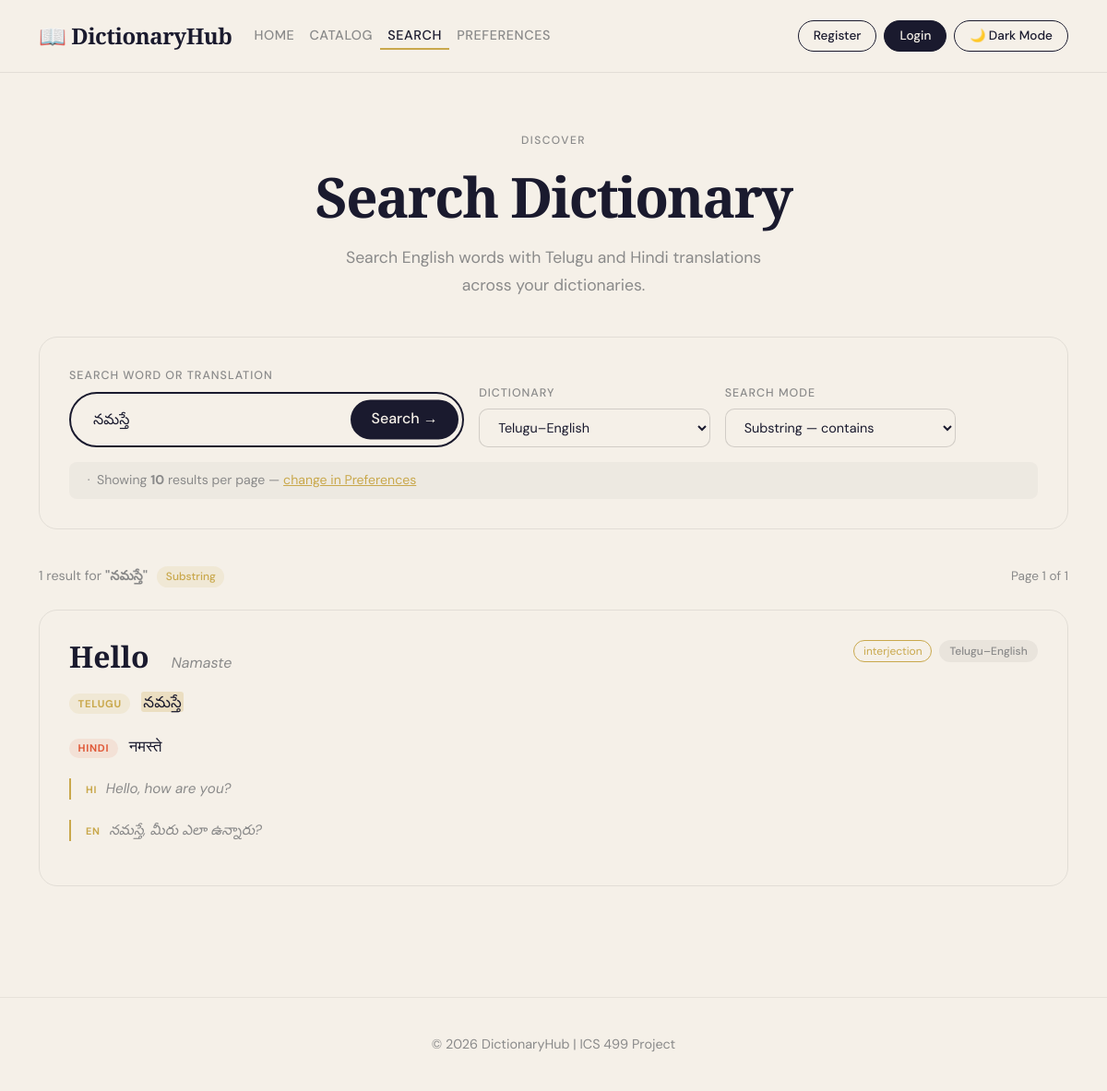
Page /index.php?page=search&q=నమస్తే&mode=substring on the committed database.
### tables this page shows
CREATE TABLE `dictionary_entries` (
  `id` int(10) UNSIGNED NOT NULL,
  `dictionary_id` int(10) UNSIGNED NOT NULL,
  `word` varchar(255) NOT NULL,
  `telugu` varchar(255) DEFAULT '',
  `hindi` varchar(255) DEFAULT '',
  `transliteration` varchar(255) DEFAULT '',
  `part_of_speech` varchar(100) DEFAULT '',
  `example_source` text DEFAULT '',
  `example_target` text DEFAULT '',
  `created_at` timestamp NOT NULL DEFAULT current_timestamp()
);

CREATE TABLE `dictionaries` (
  `id` int(10) UNSIGNED NOT NULL,
  `name` varchar(255) NOT NULL,
  `description` text DEFAULT NULL,
  `source_lang` varchar(50) NOT NULL DEFAULT 'Telugu',
  `target_lang` varchar(50) NOT NULL DEFAULT 'English',
  `created_by` int(10) UNSIGNED DEFAULT NULL,
  `created_at` timestamp NOT NULL DEFAULT current_timestamp()
);

### index.php (called while the page is built, shortened)
<?php
require_once 'includes/db.php';
require_once 'includes/preferences_helper.php';
$page    = isset($_GET['page']) ? $_GET['page'] : 'home';
?>
<?php include 'includes/header.php'; ?>
<?php include "pages/{$page}.php"; ?>
<?php include 'includes/footer.php'; ?>

### includes/preferences_helper.php (called while the page is built, shortened)
<?php
function get_preference($key, $db, $user_id = null) {
    $cookie_val = get_cookie_pref($key);
    return get_default_pref($key);
}
function get_cookie_pref($key) {
    switch ($key) {
        case 'theme':
            $val = $_COOKIE[COOKIE_THEME] ?? null;
            return ($val && in_array($val, VALID_THEMES)) ? $val : null;
        case 'results_per_page':
            $val = isset($_COOKIE[COOKIE_RESULTS]) ? intval($_COOKIE[COOKIE_RESULTS]) : null;
            return ($val && in_array($val, VALID_RESULTS)) ? $val : null;
        case 'default_dict':
            $val = isset($_COOKIE[COOKIE_DICT]) ? intval($_COOKIE[COOKIE_DICT]) : null;
            return ($val && $val > 0) ? $val : null;
    }
    return null;
}
function get_default_pref($key) {
    return match($key) {
        'theme'            => DEFAULT_THEME,
        'results_per_page' => DEFAULT_RESULTS,
        'default_dict'     => DEFAULT_DICT_ID,
        default            => null,
    };
}
function load_all_preferences($db, $user_id = null) {
    return [
        'theme'            => get_preference('theme',            $db, $user_id),
        'results_per_page' => get_preference('results_per_page', $db, $user_id),
        'default_dict'     => get_preference('default_dict',     $db, $user_id),
    ];
}

### pages/search.php (the view, shortened to what this page needs)
<?php
require_once __DIR__ . '/../includes/db.php';
require_once __DIR__ . '/../includes/preferences_helper.php';
$prefs = load_all_preferences($db, null);
$results_per_page = $prefs['results_per_page'];
$query       = trim($_GET['q']           ?? '');
$mode        = $_GET['mode']             ?? 'substring';
$dict_id     = $_GET['dictionary_id']   ?? $prefs['default_dict'];
$page        = max(1, intval($_GET['p'] ?? 1));
$offset      = ($page - 1) * $results_per_page;
$dictionaries = [];
$dict_result  = $db->query("SELECT id, name FROM dictionaries ORDER BY name ASC");
if ($dict_result) {
    while ($row = $dict_result->fetch_assoc()) {
        $dictionaries[] = $row;
    }
}
$results    = [];
$total      = 0;
$searched   = false;
if ($query !== '') {
    $searched = true;
    $pattern = match($mode) {
        'exact'     => $query,
        'prefix'    => $query . '%',
        'suffix'    => '%' . $query,
        'substring' => '%' . $query . '%',
        default     => '%' . $query . '%',
    };
    if ($dict_id === 'all' || $dict_id === '') {
        $where      = "(de.word LIKE ? OR de.telugu LIKE ? OR de.hindi LIKE ? OR de.transliteration LIKE ?)";
        $count_sql  = "SELECT COUNT(*) AS total
                       FROM dictionary_entries de
                       WHERE {$where}";
        $result_sql = "SELECT de.*, d.name AS dictionary_name
                       FROM dictionary_entries de
                       JOIN dictionaries d ON de.dictionary_id = d.id
                       WHERE {$where}
                       ORDER BY de.word ASC
                       LIMIT ? OFFSET ?";
        $count_stmt = $db->prepare($count_sql);
        $count_stmt->bind_param('ssss', $pattern, $pattern, $pattern, $pattern);
        $count_stmt->execute();
        $total = $count_stmt->get_result()->fetch_assoc()['total'];
        $count_stmt->close();
        $limit = $results_per_page;
        $stmt  = $db->prepare($result_sql);
        $stmt->bind_param('ssssii', $pattern, $pattern, $pattern, $pattern, $limit, $offset);
    } else {
        $dict_id_int = intval($dict_id);
        $where       = "(de.word LIKE ? OR de.telugu LIKE ? OR de.hindi LIKE ? OR de.transliteration LIKE ?) AND de.dictionary_id = ?";
        $count_sql   = "SELECT COUNT(*) AS total
                        FROM dictionary_entries de
                        WHERE {$where}";
        $result_sql  = "SELECT de.*, d.name AS dictionary_name
                        FROM dictionary_entries de
                        JOIN dictionaries d ON de.dictionary_id = d.id
                        WHERE {$where}
                        ORDER BY de.word ASC
                        LIMIT ? OFFSET ?";
        $count_stmt = $db->prepare($count_sql);
        $count_stmt->bind_param('ssssi', $pattern, $pattern, $pattern, $pattern, $dict_id_int);
        $count_stmt->execute();
        $total = $count_stmt->get_result()->fetch_assoc()['total'];
        $limit = $results_per_page;
        $stmt  = $db->prepare($result_sql);
        $stmt->bind_param('ssssiii', $pattern, $pattern, $pattern, $pattern, $dict_id_int, $limit, $offset);
    }
    $stmt->execute();
    $result  = $stmt->get_result();
    while ($row = $result->fetch_assoc()) {
        $results[] = $row;
    }
    $total_pages = ceil($total / $results_per_page);
}
function highlight($text, $query) {
    $escaped = preg_quote($query, '/');
    $safe    = htmlspecialchars($text);
    return preg_replace('/(' . $escaped . ')/iu', '<mark>$1</mark>', $safe);
}
?>
<section class="search-page-section">
  <div class="container">
    <div class="page-header">
      <div class="section-label">Discover</div>
      <h1 class="page-title">Search Dictionary</h1>
      <p class="page-subtitle">Search English words with Telugu and Hindi translations across your dictionaries.</p>
    </div>
    <div class="search-form-card">
      <form method="GET" action="index.php">
        <div class="row g-3 align-items-end">
          <div class="col-12 col-md-5">
            <label class="search-form-label">Search Word or Translation</label>
            <div class="search-wrap" style="max-width:100%;">
              <input
                type="text"
                name="q"
                value="<?php echo htmlspecialchars($query); ?>"
                placeholder='e.g. पानी or "water"'
                autocomplete="off"
              >
              <button type="submit">Search →</button>
            </div>
          </div>
          <div class="col-12 col-md-3">
            <label class="search-form-label">Dictionary</label>
            <select name="dictionary_id" class="pref-select w-100">
              <?php foreach ($dictionaries as $d): ?>
                <option value="<?php echo $d['id']; ?>" <?php echo $dict_id == $d['id'] ? 'selected' : ''; ?>>
                  <?php echo htmlspecialchars($d['name']); ?>
                </option>
              <?php endforeach; ?>
            </select>
          </div>
          <div class="col-12 col-md-3">
            <label class="search-form-label">Search Mode</label>
            <select name="mode" class="pref-select w-100">
              <option value="substring" <?php echo $mode === 'substring' ? 'selected' : ''; ?>>Substring — contains</option>
            </select>
          </div>
        </div>
        <div class="mode-hint">
          &nbsp;·&nbsp; Showing <strong><?php echo $results_per_page; ?></strong> results per page
          — <a href="index.php?page=preferences" style="color:var(--gold);">change in Preferences</a>
        </div>
      </form>
    </div>
    <?php if ($searched): ?>
      <?php if (count($results) === 0): ?>
        <div class="no-results">
          <div class="no-results-icon">🔍</div>
          <h3>No results for "<?php echo htmlspecialchars($query); ?>"</h3>
          <p>Try a different search mode or check your spelling.</p>
          <div class="suggestion-tags mt-3">
            <?php foreach (['substring','prefix','suffix','exact'] as $m): ?>
              <?php if ($m !== $mode): ?>
                <a href="<?php echo page_url($page, $query, $m, $dict_id); ?>" class="suggestion-tag">
                  Try <?php echo $m; ?> instead
                </a>
              <?php endif; ?>
            <?php endforeach; ?>
          </div>
        </div>
      <?php else: ?>
        <div class="results-meta">
          <span class="results-count">
            <?php echo number_format($total); ?> result<?php echo $total !== 1 ? 's' : ''; ?>
            for <strong>"<?php echo htmlspecialchars($query); ?>"</strong>
            <span class="results-mode-badge"><?php echo $mode; ?></span>
          </span>
          <span class="results-page-info">
            Page <?php echo $page; ?> of <?php echo $total_pages; ?>
          </span>
        </div>
        <div class="results-list">
          <?php foreach ($results as $entry): ?>
            <div class="result-card">
              <div class="result-card-header">
                <div class="result-left">
                  <span class="result-word">
                    <?php echo highlight($entry['word'], $query); ?>
                  </span>
                  <?php if (!empty($entry['transliteration'])): ?>
                    <span class="result-phonetic">
                      <?php echo highlight($entry['transliteration'], $query); ?>
                    </span>
                  <?php endif; ?>
                </div>
                <div class="result-right">
                  <?php if (!empty($entry['part_of_speech'])): ?>
                    <span class="word-card-pos"><?php echo htmlspecialchars($entry['part_of_speech']); ?></span>
                  <?php endif; ?>
                  <span class="result-dict-badge"><?php echo htmlspecialchars($entry['dictionary_name']); ?></span>
                </div>
              </div>
              <?php if (!empty($entry['telugu'])): ?>
                <div class="result-translation-row">
                  <span class="translation-lang-badge telugu-badge">Telugu</span>
                  <span class="result-definition"><?php echo highlight($entry['telugu'], $query); ?></span>
                </div>
              <?php endif; ?>
              <?php if (!empty($entry['hindi'])): ?>
                <div class="result-translation-row">
                  <span class="translation-lang-badge hindi-badge">Hindi</span>
                  <span class="result-definition"><?php echo highlight($entry['hindi'], $query); ?></span>
                </div>
              <?php endif; ?>
              <?php if (!empty($entry['example_source'])): ?>
                <div class="result-examples">
                  <p class="result-example">
                    <span class="example-lang">HI</span>
                    <?php echo htmlspecialchars($entry['example_source']); ?>
                  </p>
                  <?php if (!empty($entry['example_target'])): ?>
                    <p class="result-example">
                      <span class="example-lang">EN</span>
                      <?php echo htmlspecialchars($entry['example_target']); ?>
                    </p>
                  <?php endif; ?>
                </div>
              <?php endif; ?>
            </div>
          <?php endforeach; ?>
        </div>
      <?php endif; ?>
    <?php endif; ?>
  </div>
</section>

### rows in the picture
dictionary_entries: word "Hello Namaste నమస్తే नमस्ते", part_of_speech "interjection", dictionary.name "Telugu–English", example_source "Hello, how are you?", example_target "నమస్తే, మీరు ఎలా ఉన్నారు?"

### other values in the picture
$results_per_page "10"
$total "1"
$query "నమస్తే"
$mode "Substring"
$page "1"
$total_pages "1"
form field dictionary_id "Telugu–English"
